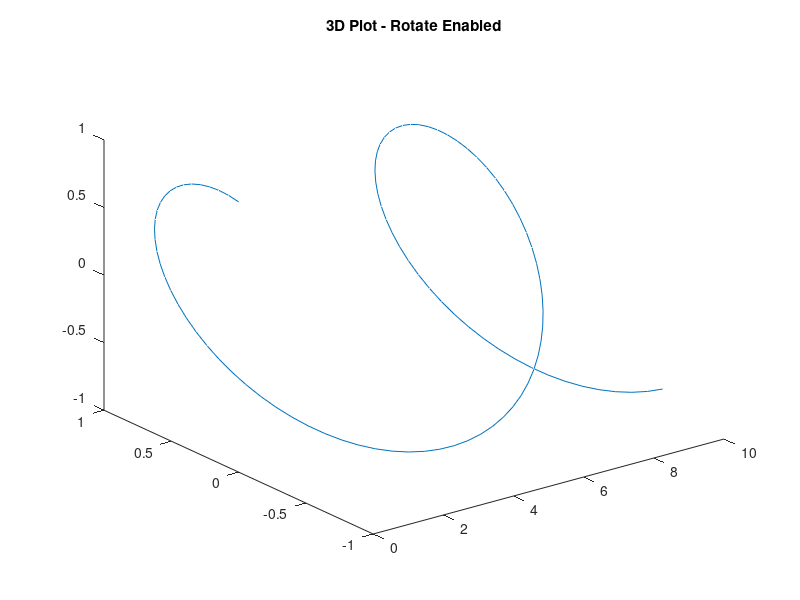

Write MATLAB code to recreate this figure.
x = 0:0.1:10;
y = sin(x);
z = cos(x);
plot3(x, y, z);  % Create a 3D plot
title('3D Plot - Rotate Enabled');
rotate3d on;     % Enable rotation mode
pause;